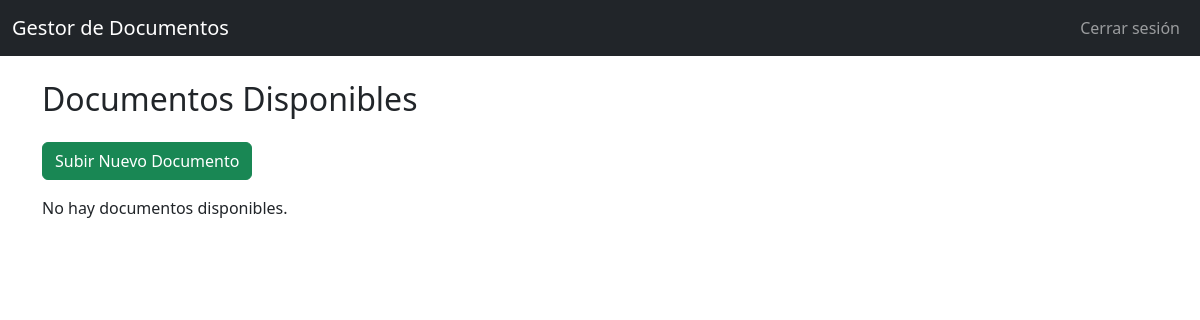
The page /index (signed in) on the database as committed earlier.
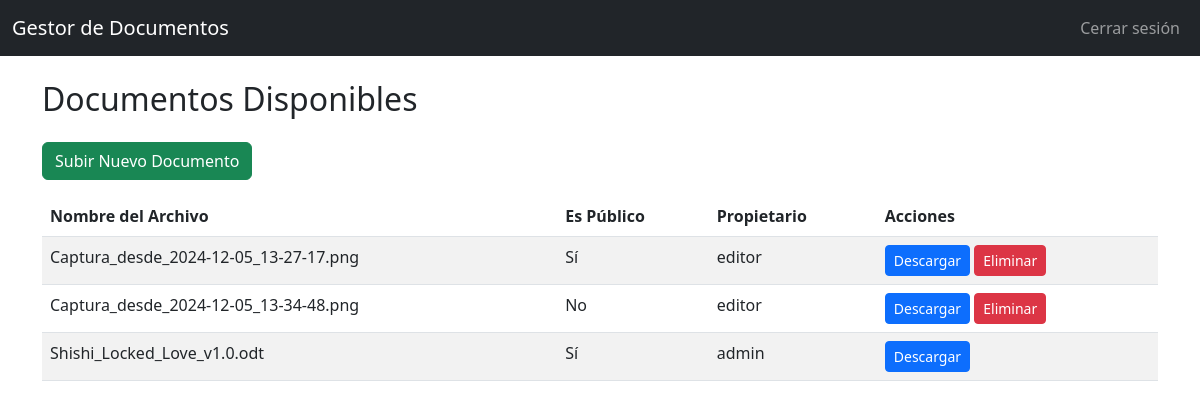
The same page on the database as committed later.
### app/models.py (models this page shows, shortened)
class Document(db.Model):
    id = db.Column(db.Integer, primary_key=True)
    filename = db.Column(db.String(200), nullable=False)
    path = db.Column(db.String(500), nullable=False)
    created_at = db.Column(db.DateTime, default=datetime.utcnow, nullable=False)
    is_public = db.Column(db.Boolean, default=False, nullable=False)
    owner_id = db.Column(db.Integer, db.ForeignKey('user.id'))
    owner = db.relationship('User', backref='documents', lazy=True)
    access_rights = db.relationship('DocumentAccess', back_populates='document')

class User(UserMixin, db.Model):
    id = db.Column(db.Integer, primary_key=True)
    username = db.Column(db.String(150), unique=True, nullable=False)
    email = db.Column(db.String(120), unique=True, nullable=False)
    phone = db.Column(db.String(20), nullable=True)
    password_hash = db.Column(db.String(150), nullable=False)
    role_id = db.Column(db.Integer, db.ForeignKey('role.id'), nullable=False)
    role = db.relationship('Role', back_populates='users')

### app/routes.py (the view)
@bp.route('/index')
@login_required
def index():
    files = []
    if current_user.role.name == 'Lector':
        documents = Document.query.filter_by(is_public=True).all()
        files = [(doc.filename, doc.is_public, doc.owner.username) for doc in documents]
    elif current_user.role.name == 'Editor':
        documents = Document.query.filter((Document.is_public == True) | (Document.owner_id == current_user.id)).all()
        files = [(doc.filename, doc.is_public, doc.owner.username) for doc in documents]
    elif current_user.role.name == 'Administrador':
        documents = Document.query.all()
        files = [(doc.filename, doc.is_public, doc.owner.username) for doc in documents]
    return render_template('index.html', files=files)

### app/__init__.py (called while the page is built)
def create_app():
    app = Flask(__name__)
    app.config.from_object(Config)
    db.init_app(app)
    login_manager.init_app(app)
    from app.models import User
    @login_manager.user_loader
    def load_user(user_id):
        return User.query.get(int(user_id))
    from app import routes
    app.register_blueprint(routes.bp)
    return app

### app/templates/index.html
{% extends "base.html" %}
{% block content %}
<div class="row">
    <div class="col-md-12">
        <h2 class="mb-4">Documentos Disponibles</h2>
        {% if current_user.role.name == 'Editor' or current_user.role.name == 'Administrador' %}
        <a href="{{ url_for('routes.upload') }}" class="btn btn-success mb-3">Subir Nuevo Documento</a>
        {% endif %}
        {% if files %}
        <table class="table table-striped">
            <thead>
                <tr>
                    <th>Nombre del Archivo</th>
                    <th>Es Público</th>
                    <th>Propietario</th>
                    <th>Acciones</th>
                </tr>
            </thead>
            <tbody>
                {% for file, is_public, owner_name in files %}
                <tr>
                    <td>{{ file }}</td>
                    <td>{{ 'Sí' if is_public else 'No' }}</td>
                    <td>{{ owner_name }}</td>
                    <td>
                        <a href="{{ url_for('routes.download_file', filename=file) }}" class="btn btn-primary btn-sm">Descargar</a>
                        {% if current_user.role.name == 'Administrador' or owner_name == current_user.username %}
                        <form method="POST" action="{{ url_for('routes.delete', filename=file) }}" class="d-inline">
                            <button type="submit" class="btn btn-danger btn-sm">Eliminar</button>
                        </form>
                        {% endif %}
                    </td>
                </tr>
                {% endfor %}
            </tbody>
        </table>
        {% else %}
        <p>No hay documentos disponibles.</p>
        {% endif %}
    </div>
</div>
{% endblock %}

### app/templates/base.html (shortened to what this page needs)
<!DOCTYPE html>
<html lang="es">
<head>
    <link href="https://cdn.jsdelivr.net/npm/bootstrap@5.3.0/dist/css/bootstrap.min.css" rel="stylesheet">
</head>
<body>
    <nav class="navbar navbar-expand-lg navbar-dark bg-dark">
        <div class="container-fluid">
            <a class="navbar-brand" href="{{ url_for('routes.index') }}">Gestor de Documentos</a>
            {% if current_user.is_authenticated %}
            <ul class="navbar-nav ms-auto">
                <li class="nav-item">
                    <a class="nav-link" href="{{ url_for('routes.logout') }}">Cerrar sesión</a>
                </li>
            </ul>
            {% endif %}
        </div>
    </nav>
    <div class="container mt-4">
        {% block content %}{% endblock %}
    </div>
</body>
</html>

Rows that differ between the two databases and show on the page:
added Document: files "Captura_desde_2024-12-05_13-27-17.png"
now on this page (row edited): User: files "editor" "editor"
added Document: files "Captura_desde_2024-12-05_13-34-48.png"
added Document: files "Shishi_Locked_Love_v1.0.odt"
now on this page (row edited): User: files "admin"
Other text that changed with them:
text no longer shown: "No hay documentos disponibles."
text now shown: "Nombre del Archivo Es Público Propietario Acciones"
new list line: "Sí Descargar Eliminar"
new list line: "No Descargar Eliminar"
new list line: "Sí Descargar"
